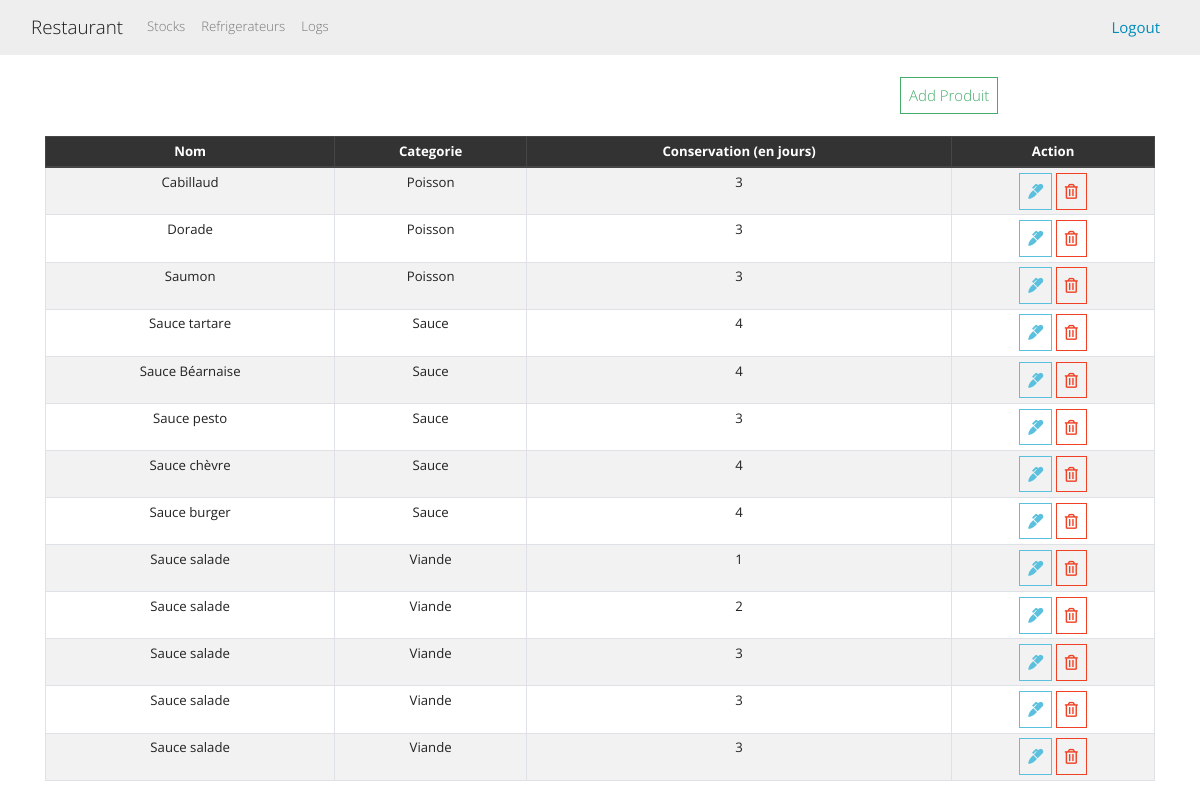
Screenshot of /index_produit.php (signed in) with the database file from the repository.
### tables this page shows
CREATE TABLE `produit` (
  `id` bigint NOT NULL AUTO_INCREMENT,
  `duree_de_conservation_en_jours` int DEFAULT NULL,
  `nom` varchar(255) DEFAULT NULL,
  `categorie_id` bigint DEFAULT NULL,
  PRIMARY KEY (`id`),
  KEY `FK52xhp55kbbl6u4rbluxm3g9hw` (`categorie_id`)
);

CREATE TABLE `categorie` (
  `id` bigint NOT NULL AUTO_INCREMENT,
  `nom` varchar(255) DEFAULT NULL,
  PRIMARY KEY (`id`)
);

### index_produit.php (the view, shortened to what this page needs)
<?php include("db.php"); ?>
<?php include('includes/header.php'); ?>
<main class="container">
  <br>
  <div class="row">
    <div class="col-md-9">
    </div>
	<div class="col-md-3">
		<button type="button" class="btn btn-outline-success btn-rounded waves-effect" data-toggle="modal" data-target="#exampleModal">
		  Add Produit
		</button>
	</div>
  </div>
  <br>
  <div class="row">
    <div class="col-md-12 table-responsive">
      <table class="table table-striped table-bordered table-sm" >
         <thead class="thead-dark">
          <tr class="text-center">
            <th>Nom</th>
			<th>Categorie</th>
			<th>Conservation (en jours)</th>
            <th>Action</th>
          </tr>
        </thead>
        <tbody id="myTable">
          <?php
          $query = "select p.*, cat.nom as cat_nom from produit p left join categorie cat on p.categorie_id = cat.id";
          $result_produits = mysqli_query($conn, $query);
          while($row = mysqli_fetch_assoc($result_produits)) { ?>
          <tr>
            <td class="text-center"><?php echo $row['nom']; ?></td>
			<td class="text-center"><?php echo $row['cat_nom']; ?></td>
            <td class="text-center"><?php echo $row['duree_de_conservation_en_jours']; ?></td>
            <td class="text-center">
              <a href="edit.php?id=<?php echo $row['id']?>" class="btn btn-outline-info btn-rounded waves-effect">
                <i class="fas fa-marker"></i>
              </a>
              <a href="delete_produit.php?id=<?php echo $row['id']?>" class="btn btn-outline-danger btn-rounded waves-effect">
                <i class="far fa-trash-alt"></i>
              </a>
            </td>
          </tr>
          <?php } ?>
        </tbody>
      </table>
    </div>
  </div>
</main>
<?php include('includes/footer.php'); ?>

### includes/header.php (shortened to what this page needs)
<!DOCTYPE html>
<html lang="en">
  <head>
    <link rel="stylesheet" href="https://bootswatch.com/4/yeti/bootstrap.min.css">
	<link rel="stylesheet" href="css/draganddrop.css">
    <link rel="stylesheet" href="https://use.fontawesome.com/releases/v5.6.3/css/all.css">
  </head>
  <body>
  <nav class="navbar navbar-expand-lg navbar-light bg-light">
  <div class="container-fluid">
    <a class="navbar-brand" href="index_produit.php">Restaurant</a>
    <div class="collapse navbar-collapse" id="navbarNav">
		<ul class="nav navbar-nav navbar-left">
			<li class="nav-item">
			  <a class="nav-link" href="index_stock.php">Stocks</a>
			</li>
			<li class="nav-item">
				  <a class="nav-link" href="index_refrigerateur.php">Refrigerateurs</a>
			</li>
			<li class="nav-item">
			  <a class="nav-link" href="index_log.php">Logs</a>
			</li>
		</ul>
	</div>
	<div class="collapse navbar-collapse justify-content-end" id="navbarNav">
		<ul class="nav navbar-nav navbar-right ">
			<li class="nav-item">
				<form method="GET" action="index_produit.php">
				  <button type="submit" class="btn btn-link btn-logout" name="suppCookie">Logout</button>
				</form>
			</li>
	    </ul>
    </div>
  </div>
</nav>

### includes/footer.php (shortened to what this page needs)
</body>
</html>

### rows the page displays
produit: nom "Cabillaud", categorie.nom "Poisson", duree_de_conservation_en_jours "3"
produit: nom "Dorade", categorie.nom "Poisson", duree_de_conservation_en_jours "3"
produit: nom "Saumon", categorie.nom "Poisson", duree_de_conservation_en_jours "3"
produit: nom "Sauce tartare", categorie.nom "Sauce", duree_de_conservation_en_jours "4"
produit: nom "Sauce Béarnaise", categorie.nom "Sauce", duree_de_conservation_en_jours "4"
produit: nom "Sauce pesto", categorie.nom "Sauce", duree_de_conservation_en_jours "3"
produit: nom "Sauce chèvre", categorie.nom "Sauce", duree_de_conservation_en_jours "4"
produit: nom "Sauce burger", categorie.nom "Sauce", duree_de_conservation_en_jours "4"
produit: nom "Sauce salade", categorie.nom "Viande", duree_de_conservation_en_jours "1"
produit: nom "Sauce salade", categorie.nom "Viande", duree_de_conservation_en_jours "2"
produit: nom "Sauce salade", categorie.nom "Viande", duree_de_conservation_en_jours "3"
produit: nom "Sauce salade", categorie.nom "Viande", duree_de_conservation_en_jours "3"
produit: nom "Sauce salade", categorie.nom "Viande", duree_de_conservation_en_jours "3"
